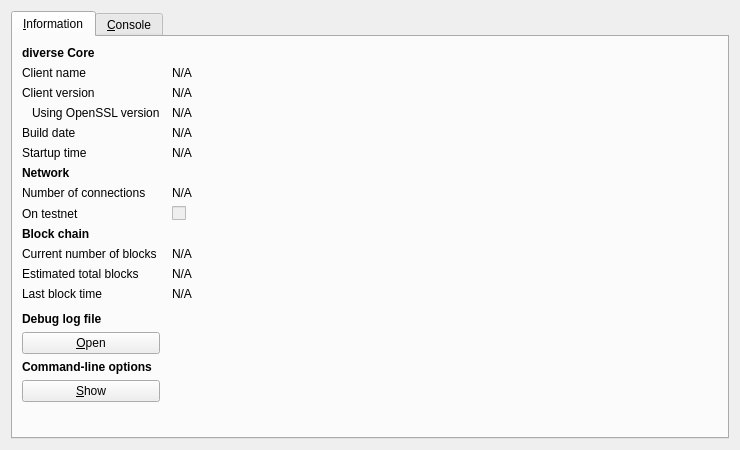
<?xml version="1.0" encoding="UTF-8"?>
<ui version="4.0">
 <class>RPCConsole</class>
 <widget class="QDialog" name="RPCConsole">
  <property name="geometry">
   <rect>
    <x>0</x>
    <y>0</y>
    <width>740</width>
    <height>450</height>
   </rect>
  </property>
  <property name="windowTitle">
   <string>diverse - Debug window</string>
  </property>
  <layout class="QVBoxLayout" name="verticalLayout_2">
   <item>
    <widget class="QTabWidget" name="tabWidget">
     <property name="currentIndex">
      <number>0</number>
     </property>
     <widget class="QWidget" name="tab_info">
      <attribute name="title">
       <string>&amp;Information</string>
      </attribute>
      <layout class="QGridLayout" name="gridLayout" columnstretch="0,1">
       <property name="horizontalSpacing">
        <number>12</number>
       </property>
       <item row="0" column="0">
        <widget class="QLabel" name="label_9">
         <property name="font">
          <font>
           <weight>75</weight>
           <bold>true</bold>
          </font>
         </property>
         <property name="text">
          <string>diverse Core</string>
         </property>
        </widget>
       </item>
       <item row="1" column="0">
        <widget class="QLabel" name="label_5">
         <property name="text">
          <string>Client name</string>
         </property>
        </widget>
       </item>
       <item row="1" column="1">
        <widget class="QLabel" name="clientName">
         <property name="cursor">
          <cursorShape>IBeamCursor</cursorShape>
         </property>
         <property name="text">
          <string>N/A</string>
         </property>
         <property name="textFormat">
          <enum>Qt::PlainText</enum>
         </property>
         <property name="textInteractionFlags">
          <set>Qt::LinksAccessibleByMouse|Qt::TextSelectableByKeyboard|Qt::TextSelectableByMouse</set>
         </property>
        </widget>
       </item>
       <item row="2" column="0">
        <widget class="QLabel" name="label_6">
         <property name="text">
          <string>Client version</string>
         </property>
        </widget>
       </item>
       <item row="2" column="1">
        <widget class="QLabel" name="clientVersion">
         <property name="cursor">
          <cursorShape>IBeamCursor</cursorShape>
         </property>
         <property name="text">
          <string>N/A</string>
         </property>
         <property name="textFormat">
          <enum>Qt::PlainText</enum>
         </property>
         <property name="textInteractionFlags">
          <set>Qt::LinksAccessibleByMouse|Qt::TextSelectableByKeyboard|Qt::TextSelectableByMouse</set>
         </property>
        </widget>
       </item>
       <item row="3" column="0">
        <widget class="QLabel" name="label_14">
         <property name="text">
          <string>Using OpenSSL version</string>
         </property>
         <property name="indent">
          <number>10</number>
         </property>
        </widget>
       </item>
       <item row="3" column="1">
        <widget class="QLabel" name="openSSLVersion">
         <property name="cursor">
          <cursorShape>IBeamCursor</cursorShape>
         </property>
         <property name="text">
          <string>N/A</string>
         </property>
         <property name="textFormat">
          <enum>Qt::PlainText</enum>
         </property>
         <property name="textInteractionFlags">
          <set>Qt::LinksAccessibleByMouse|Qt::TextSelectableByKeyboard|Qt::TextSelectableByMouse</set>
         </property>
        </widget>
       </item>
       <item row="4" column="0">
        <widget class="QLabel" name="label_12">
         <property name="text">
          <string>Build date</string>
         </property>
        </widget>
       </item>
       <item row="4" column="1">
        <widget class="QLabel" name="buildDate">
         <property name="cursor">
          <cursorShape>IBeamCursor</cursorShape>
         </property>
         <property name="text">
          <string>N/A</string>
         </property>
         <property name="textFormat">
          <enum>Qt::PlainText</enum>
         </property>
         <property name="textInteractionFlags">
          <set>Qt::LinksAccessibleByMouse|Qt::TextSelectableByKeyboard|Qt::TextSelectableByMouse</set>
         </property>
        </widget>
       </item>
       <item row="5" column="0">
        <widget class="QLabel" name="label_13">
         <property name="text">
          <string>Startup time</string>
         </property>
        </widget>
       </item>
       <item row="5" column="1">
        <widget class="QLabel" name="startupTime">
         <property name="cursor">
          <cursorShape>IBeamCursor</cursorShape>
         </property>
         <property name="text">
          <string>N/A</string>
         </property>
         <property name="textFormat">
          <enum>Qt::PlainText</enum>
         </property>
         <property name="textInteractionFlags">
          <set>Qt::LinksAccessibleByMouse|Qt::TextSelectableByKeyboard|Qt::TextSelectableByMouse</set>
         </property>
        </widget>
       </item>
       <item row="6" column="0">
        <widget class="QLabel" name="label_11">
         <property name="font">
          <font>
           <weight>75</weight>
           <bold>true</bold>
          </font>
         </property>
         <property name="text">
          <string>Network</string>
         </property>
        </widget>
       </item>
       <item row="7" column="0">
        <widget class="QLabel" name="label_7">
         <property name="text">
          <string>Number of connections</string>
         </property>
        </widget>
       </item>
       <item row="7" column="1">
        <widget class="QLabel" name="numberOfConnections">
         <property name="cursor">
          <cursorShape>IBeamCursor</cursorShape>
         </property>
         <property name="text">
          <string>N/A</string>
         </property>
         <property name="textFormat">
          <enum>Qt::PlainText</enum>
         </property>
         <property name="textInteractionFlags">
          <set>Qt::LinksAccessibleByMouse|Qt::TextSelectableByKeyboard|Qt::TextSelectableByMouse</set>
         </property>
        </widget>
       </item>
       <item row="8" column="0">
        <widget class="QLabel" name="label_8">
         <property name="text">
          <string>On testnet</string>
         </property>
        </widget>
       </item>
       <item row="8" column="1">
        <widget class="QCheckBox" name="isTestNet">
         <property name="enabled">
          <bool>false</bool>
         </property>
         <property name="text">
          <string/>
         </property>
        </widget>
       </item>
       <item row="9" column="0">
        <widget class="QLabel" name="label_10">
         <property name="font">
          <font>
           <weight>75</weight>
           <bold>true</bold>
          </font>
         </property>
         <property name="text">
          <string>Block chain</string>
         </property>
        </widget>
       </item>
       <item row="10" column="0">
        <widget class="QLabel" name="label_3">
         <property name="text">
          <string>Current number of blocks</string>
         </property>
        </widget>
       </item>
       <item row="10" column="1">
        <widget class="QLabel" name="numberOfBlocks">
         <property name="cursor">
          <cursorShape>IBeamCursor</cursorShape>
         </property>
         <property name="text">
          <string>N/A</string>
         </property>
         <property name="textFormat">
          <enum>Qt::PlainText</enum>
         </property>
         <property name="textInteractionFlags">
          <set>Qt::LinksAccessibleByMouse|Qt::TextSelectableByKeyboard|Qt::TextSelectableByMouse</set>
         </property>
        </widget>
       </item>
       <item row="11" column="0">
        <widget class="QLabel" name="label_4">
         <property name="text">
          <string>Estimated total blocks</string>
         </property>
        </widget>
       </item>
       <item row="11" column="1">
        <widget class="QLabel" name="totalBlocks">
         <property name="cursor">
          <cursorShape>IBeamCursor</cursorShape>
         </property>
         <property name="text">
          <string>N/A</string>
         </property>
         <property name="textFormat">
          <enum>Qt::PlainText</enum>
         </property>
         <property name="textInteractionFlags">
          <set>Qt::LinksAccessibleByMouse|Qt::TextSelectableByKeyboard|Qt::TextSelectableByMouse</set>
         </property>
        </widget>
       </item>
       <item row="12" column="0">
        <widget class="QLabel" name="label_2">
         <property name="text">
          <string>Last block time</string>
         </property>
        </widget>
       </item>
       <item row="12" column="1">
        <widget class="QLabel" name="lastBlockTime">
         <property name="cursor">
          <cursorShape>IBeamCursor</cursorShape>
         </property>
         <property name="text">
          <string>N/A</string>
         </property>
         <property name="textFormat">
          <enum>Qt::PlainText</enum>
         </property>
         <property name="textInteractionFlags">
          <set>Qt::LinksAccessibleByMouse|Qt::TextSelectableByKeyboard|Qt::TextSelectableByMouse</set>
         </property>
        </widget>
       </item>
       <item row="13" column="0">
        <spacer name="verticalSpacer_2">
         <property name="orientation">
          <enum>Qt::Vertical</enum>
         </property>
         <property name="sizeHint" stdset="0">
          <size>
           <width>20</width>
           <height>20</height>
          </size>
         </property>
        </spacer>
       </item>
       <item row="14" column="0">
        <widget class="QLabel" name="labelDebugLogfile">
         <property name="font">
          <font>
           <weight>75</weight>
           <bold>true</bold>
          </font>
         </property>
         <property name="text">
          <string>Debug log file</string>
         </property>
        </widget>
       </item>
       <item row="15" column="0">
        <widget class="QPushButton" name="openDebugLogfileButton">
         <property name="toolTip">
          <string>Open the diverse debug log file from the current data directory. This can take a few seconds for large log files.</string>
         </property>
         <property name="text">
          <string>&amp;Open</string>
         </property>
         <property name="autoDefault">
          <bool>false</bool>
         </property>
        </widget>
       </item>
       <item row="16" column="0">
        <widget class="QLabel" name="labelCLOptions">
         <property name="font">
          <font>
           <weight>75</weight>
           <bold>true</bold>
          </font>
         </property>
         <property name="text">
          <string>Command-line options</string>
         </property>
        </widget>
       </item>
       <item row="17" column="0">
        <widget class="QPushButton" name="showCLOptionsButton">
         <property name="toolTip">
          <string>Show the diverse-Qt help message to get a list with possible diverse command-line options.</string>
         </property>
         <property name="text">
          <string>&amp;Show</string>
         </property>
         <property name="autoDefault">
          <bool>false</bool>
         </property>
        </widget>
       </item>
       <item row="18" column="0">
        <spacer name="verticalSpacer">
         <property name="orientation">
          <enum>Qt::Vertical</enum>
         </property>
         <property name="sizeHint" stdset="0">
          <size>
           <width>20</width>
           <height>40</height>
          </size>
         </property>
        </spacer>
       </item>
      </layout>
     </widget>
     <widget class="QWidget" name="tab_console">
      <attribute name="title">
       <string>&amp;Console</string>
      </attribute>
      <layout class="QVBoxLayout" name="verticalLayout_3">
       <property name="spacing">
        <number>3</number>
       </property>
       <item>
        <widget class="QTextEdit" name="messagesWidget">
         <property name="minimumSize">
          <size>
           <width>0</width>
           <height>100</height>
          </size>
         </property>
         <property name="readOnly">
          <bool>true</bool>
         </property>
         <property name="tabKeyNavigation" stdset="0">
          <bool>false</bool>
         </property>
         <property name="columnCount" stdset="0">
          <number>2</number>
         </property>
        </widget>
       </item>
       <item>
        <layout class="QHBoxLayout" name="horizontalLayout">
         <property name="spacing">
          <number>3</number>
         </property>
         <item>
          <widget class="QLabel" name="label">
           <property name="text">
            <string notr="true">&gt;</string>
           </property>
          </widget>
         </item>
         <item>
          <widget class="QLineEdit" name="lineEdit"/>
         </item>
         <item>
          <widget class="QPushButton" name="clearButton">
           <property name="maximumSize">
            <size>
             <width>24</width>
             <height>24</height>
            </size>
           </property>
           <property name="toolTip">
            <string>Clear console</string>
           </property>
           <property name="text">
            <string/>
           </property>
           <property name="icon">
            <iconset resource="../bitcoin.qrc">
             <normaloff>:/icons/remove</normaloff>:/icons/remove</iconset>
           </property>
           <property name="shortcut">
            <string notr="true">Ctrl+L</string>
           </property>
           <property name="autoDefault">
            <bool>false</bool>
           </property>
          </widget>
         </item>
        </layout>
       </item>
      </layout>
     </widget>
    </widget>
   </item>
  </layout>
 </widget>
 <resources>
  <include location="../bitcoin.qrc"/>
 </resources>
 <connections/>
</ui>
